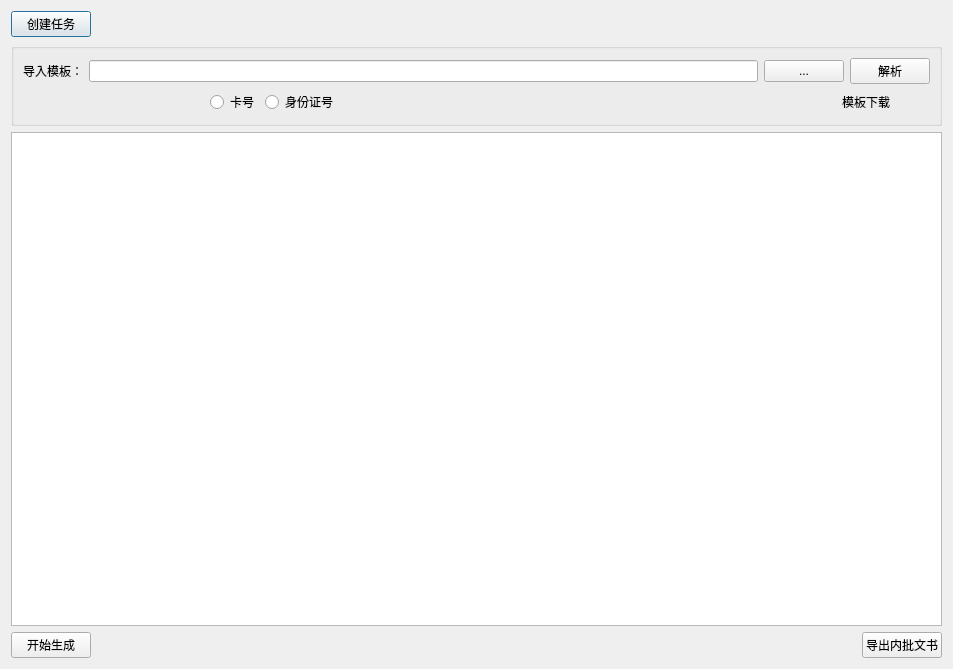
<?xml version="1.0" encoding="UTF-8"?>
<ui version="4.0">
 <class>Dialog</class>
 <widget class="QDialog" name="Dialog">
  <property name="geometry">
   <rect>
    <x>0</x>
    <y>0</y>
    <width>953</width>
    <height>669</height>
   </rect>
  </property>
  <property name="windowTitle">
   <string>资金查控助手（by 唐朝的鱼）</string>
  </property>
  <layout class="QGridLayout" name="gridLayout_2">
   <item row="0" column="0">
    <layout class="QHBoxLayout" name="horizontalLayout_4">
     <item>
      <widget class="QPushButton" name="pushButton">
       <property name="text">
        <string>创建任务</string>
       </property>
      </widget>
     </item>
     <item>
      <spacer name="horizontalSpacer_5">
       <property name="orientation">
        <enum>Qt::Horizontal</enum>
       </property>
       <property name="sizeHint" stdset="0">
        <size>
         <width>798</width>
         <height>20</height>
        </size>
       </property>
      </spacer>
     </item>
    </layout>
   </item>
   <item row="1" column="0">
    <widget class="QGroupBox" name="groupBox">
     <property name="title">
      <string/>
     </property>
     <layout class="QGridLayout" name="gridLayout">
      <item row="0" column="0">
       <layout class="QHBoxLayout" name="horizontalLayout">
        <item>
         <widget class="QLabel" name="label">
          <property name="text">
           <string>导入模板：</string>
          </property>
         </widget>
        </item>
        <item>
         <widget class="QLineEdit" name="lineEdit"/>
        </item>
        <item>
         <widget class="QPushButton" name="pushButton_2">
          <property name="text">
           <string>...</string>
          </property>
         </widget>
        </item>
        <item>
         <widget class="QPushButton" name="pushButton_3">
          <property name="text">
           <string>解析</string>
          </property>
         </widget>
        </item>
       </layout>
      </item>
      <item row="1" column="0">
       <layout class="QHBoxLayout" name="horizontalLayout_3" stretch="1,0,0,0">
        <item>
         <layout class="QHBoxLayout" name="horizontalLayout_2">
          <item>
           <spacer name="horizontalSpacer_2">
            <property name="orientation">
             <enum>Qt::Horizontal</enum>
            </property>
            <property name="sizeHint" stdset="0">
             <size>
              <width>40</width>
              <height>20</height>
             </size>
            </property>
           </spacer>
          </item>
          <item>
           <widget class="QRadioButton" name="radioButton">
            <property name="text">
             <string>卡号</string>
            </property>
           </widget>
          </item>
          <item>
           <widget class="QRadioButton" name="radioButton_2">
            <property name="text">
             <string>身份证号</string>
            </property>
           </widget>
          </item>
         </layout>
        </item>
        <item>
         <spacer name="horizontalSpacer">
          <property name="orientation">
           <enum>Qt::Horizontal</enum>
          </property>
          <property name="sizeHint" stdset="0">
           <size>
            <width>498</width>
            <height>20</height>
           </size>
          </property>
         </spacer>
        </item>
        <item>
         <widget class="QLabel" name="label_2">
          <property name="text">
           <string>模板下载</string>
          </property>
         </widget>
        </item>
        <item>
         <spacer name="horizontalSpacer_3">
          <property name="orientation">
           <enum>Qt::Horizontal</enum>
          </property>
          <property name="sizeHint" stdset="0">
           <size>
            <width>40</width>
            <height>20</height>
           </size>
          </property>
         </spacer>
        </item>
       </layout>
      </item>
     </layout>
    </widget>
   </item>
   <item row="2" column="0">
    <widget class="QTextBrowser" name="textBrowser"/>
   </item>
   <item row="3" column="0">
    <layout class="QHBoxLayout" name="horizontalLayout_5">
     <item>
      <widget class="QPushButton" name="pushButton_4">
       <property name="text">
        <string>开始生成</string>
       </property>
      </widget>
     </item>
     <item>
      <spacer name="horizontalSpacer_4">
       <property name="orientation">
        <enum>Qt::Horizontal</enum>
       </property>
       <property name="sizeHint" stdset="0">
        <size>
         <width>668</width>
         <height>20</height>
        </size>
       </property>
      </spacer>
     </item>
     <item>
      <widget class="QPushButton" name="pushButton_5">
       <property name="text">
        <string>导出内批文书</string>
       </property>
      </widget>
     </item>
    </layout>
   </item>
  </layout>
 </widget>
 <resources/>
 <connections/>
</ui>
